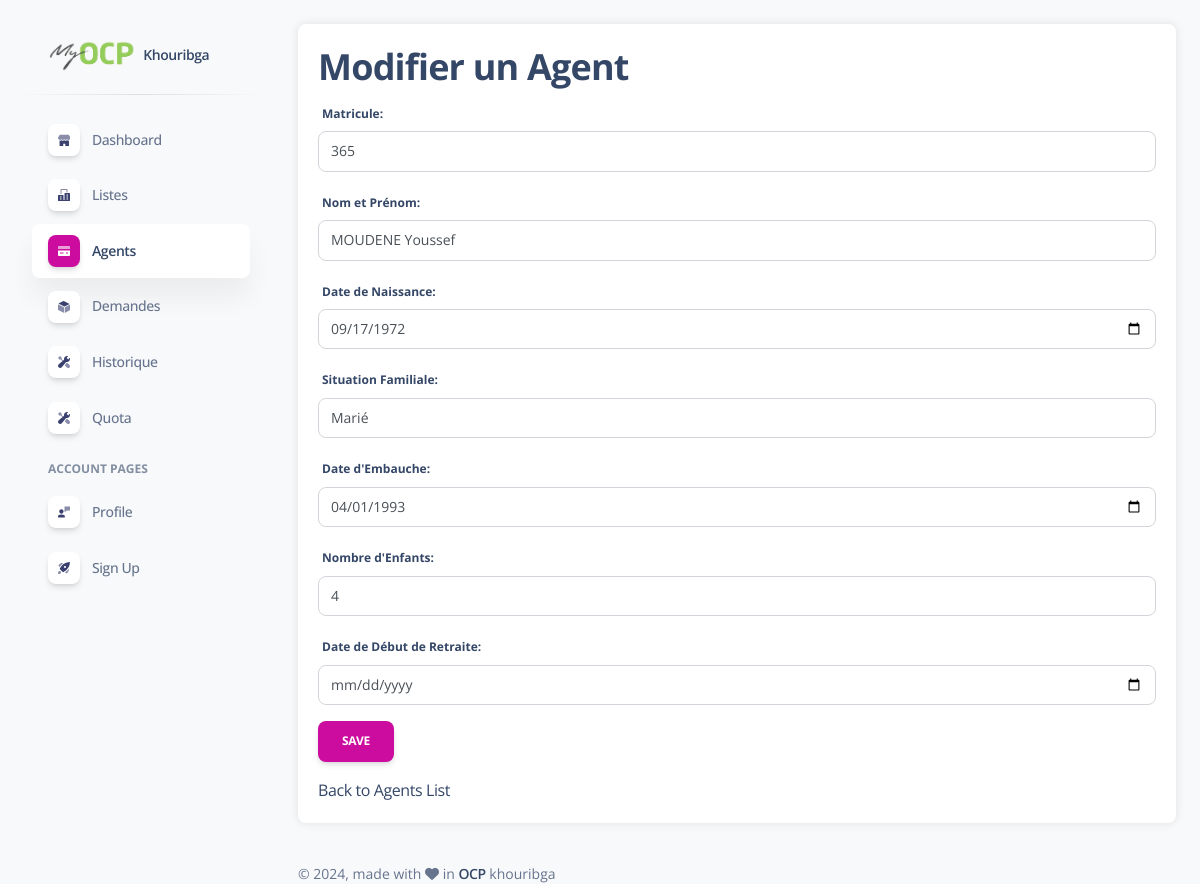
The page /agents/edit/100684/ on the database its author committed.
### listings/models.py (models this page shows, shortened)
class Agent(models.Model):
    matricule = models.CharField(max_length=20)
    nom_prenom = models.CharField(max_length=100)
    date_naissance = models.DateField()
    sit_fam = models.CharField(max_length=100)
    date_embauche = models.DateField()
    nombre_enf = models.IntegerField()
    date_debut_retraite = models.DateField(null=True, blank=True)

### listings/views.py (the view)
# urls.py: path('agents/edit/<int:agent_id>/', views.edit_agent, name='edit_agent'),
def edit_agent(request, agent_id):
    agent = get_object_or_404(Agent, pk=agent_id)
    if request.method == 'POST':
        form = AgentForm(request.POST, instance=agent)
        if form.is_valid():
            form.save()
            messages.success(request, "Agent modifié avec succès !")
            return redirect('AgentsAffichage')
    else:
        form = AgentForm(instance=agent)
    return render(request, 'listings/edit_agent.html', {'form': form})

### listings/templates/listings/edit_agent.html (shortened to what this page needs)
{% load static %}
<!DOCTYPE html>
<html lang="en">
<head>
  <link href="{% static 'listings/assets/css/nucleo-icons.css' %}" rel="stylesheet" />
  <link href="{% static 'listings/assets/css/nucleo-svg.css' %}" rel="stylesheet" />
  <link href="{% static 'listings/assets/css/nucleo-svg.css' %}" rel="stylesheet" />
  <link id="pagestyle" href="{% static 'listings/assets/css/soft-ui-dashboard.css' %}"  rel="stylesheet" />
</head>
<body class="g-sidenav-show  bg-gray-100">
  <aside class="sidenav navbar navbar-vertical navbar-expand-xs border-0 border-radius-xl my-3 fixed-start ms-3 " id="sidenav-main">
    <div class="sidenav-header">
      <a class="navbar-brand m-0" href="https://demos.creative-tim.com/soft-ui-dashboard/pages/dashboard.html" target="_blank">
        <img src="{% static 'listings/assets/img/logo-ocp.png' %}" class="navbar-brand-img h-100" alt="main_logo">
        <span class="ms-1 font-weight-bold">Khouribga</span>
      </a>
    </div>
    <hr class="horizontal dark mt-0">
    <div class="collapse navbar-collapse  w-auto  max-height-vh-100 h-100" id="sidenav-collapse-main">
      <ul class="navbar-nav">
        <li class="nav-item">
            <a class="nav-link  " href="{% url 'dashboard' %}">
            <div class="icon icon-shape icon-sm shadow border-radius-md bg-white text-center me-2 d-flex align-items-center justify-content-center">
            </div>
            <span class="nav-link-text ms-1">Dashboard</span>
          </a>
        </li>
        <li class="nav-item">
          <a class="nav-link" href="{% url 'listes' %}">
            <div class="icon icon-shape icon-sm shadow border-radius-md bg-white text-center me-2 d-flex align-items-center justify-content-center">
            </div>
            <span class="nav-link-text ms-1">Listes</span>
          </a>
        </li>
        <li class="nav-item">
          <a class="nav-link  active" href="{% url 'AgentsAffichage' %}">
            <div class="icon icon-shape icon-sm shadow border-radius-md bg-white text-center me-2 d-flex align-items-center justify-content-center">
            </div>
            <span class="nav-link-text ms-1">Agents</span>
          </a>
        </li>
        <li class="nav-item">
          <a class="nav-link  " href="{% url 'demande_list' %}">
            <div class="icon icon-shape icon-sm shadow border-radius-md bg-white text-center me-2 d-flex align-items-center justify-content-center">
            </div>
            <span class="nav-link-text ms-1">Demandes</span>
          </a>
        </li>
        <li class="nav-item">
          <a class="nav-link" href="{% url 'historique' %}">
            <div class="icon icon-shape icon-sm shadow border-radius-md bg-white text-center me-2 d-flex align-items-center justify-content-center">
            </div>
            <span class="nav-link-text ms-1">Historique</span>
          </a>
        </li>
        <li class="nav-item">
          <a class="nav-link " href="{% url 'quota' %}">
            <div class="icon icon-shape icon-sm shadow border-radius-md bg-white text-center me-2 d-flex align-items-center justify-content-center">
            </div>
            <span class="nav-link-text ms-1">Quota</span>
          </a>
        </li>
        <li class="nav-item mt-3">
          <h6 class="ps-4 ms-2 text-uppercase text-xs font-weight-bolder opacity-6">Account pages</h6>
        </li>
        <li class="nav-item">
          <a class="nav-link  " href="{% url 'profile' %}">
            <div class="icon icon-shape icon-sm shadow border-radius-md bg-white text-center me-2 d-flex align-items-center justify-content-center">
            </div>
            <span class="nav-link-text ms-1">Profile</span>
          </a>
        </li>
        <li class="nav-item">
          <a class="nav-link  " href="{% url 'signup' %}">
            <div class="icon icon-shape icon-sm shadow border-radius-md bg-white text-center me-2 d-flex align-items-center justify-content-center">
            </div>
            <span class="nav-link-text ms-1">Sign Up</span>
          </a>
        </li>
      </ul>
    </div>
  </aside>
  <main class="main-content position-relative max-height-vh-100 h-100 mt-1 border-radius-lg ">
    <div class="container my-4">
        <div class="form-container">
            <h2>Modifier un Agent</h2>
            <form method="post">
                {{ form.as_p }}
                <button type="submit" class="btn btn-primary">Save</button>
            </form>
            <div>
                 <a href="{% url 'AgentsAffichage' %}">Back to Agents List</a>
            </div>
        </div>
    </div>
    <footer class="footer pt-3  ">
      <div class="container-fluid">
        <div class="row align-items-center justify-content-lg-between">
          <div class="col-lg-6 mb-lg-0 mb-4">
            <div class="copyright text-center text-sm text-muted text-lg-start">
              © ,
              made with <i class="fa fa-heart"></i> in
              <a href="https://www.creative-tim.com" class="font-weight-bold" target="_blank">OCP</a>
            khouribga
            </div>
          </div>
        </div>
      </div>
    </footer>
  </main>
</body>
</html>

### listings/static/listings/assets/css/nucleo-svg.css (style rules this page uses)
.icon { display: inline-block; color: #111111; height: 1em; width: 1em; }
.icon-sm { height: 0.8em; width: 0.8em; }
.icon { fill: currentColor; stroke: none; }

### listings/templates/listings/edit_agent.html (style rules this page uses)
.form-container { background-color: #ffffff; padding: 20px; border-radius: 8px; box-shadow: 0 0 10px rgba(0, 0, 0, 0.1); }

### rows shown on the page
Agent: matricule "365", nom_prenom "MOUDENE Youssef", date_naissance "09/17/1972", sit_fam "Marié", date_embauche "04/01/1993", nombre_enf "4"
